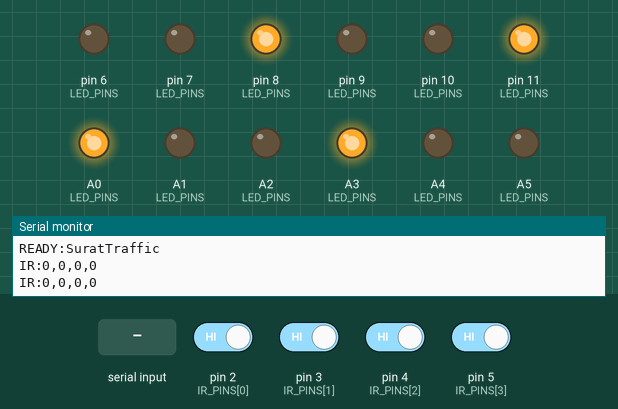
A sketch run on a simulated Arduino Uno, built with avr-gcc and run on an emulated ATmega328P. Parts: output pins drawn as LEDs (lit = HIGH), the last lines printed to the serial monitor. The inputs (shaded band) are chosen by the test bench; at power-on: pin 2 (IR_PINS[0]), pin 3 (IR_PINS[1]), pin 4 (IR_PINS[2]), pin 5 (IR_PINS[3]) HIGH.

Above: at 1.2 s.
1.3 s: "G:EW\n" received over Serial
At 1.7 s:
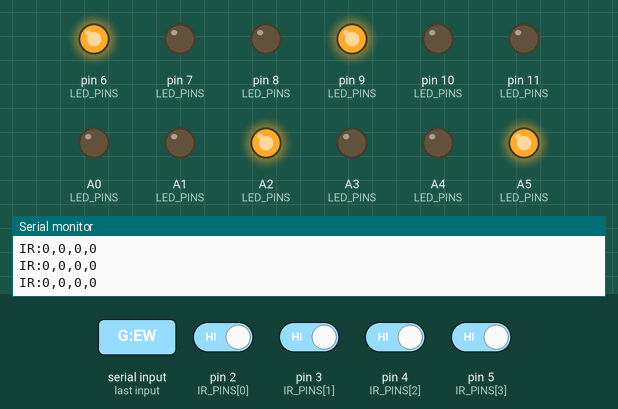
2.8 s: "Y:NS\n" received over Serial
At 4.0 s:
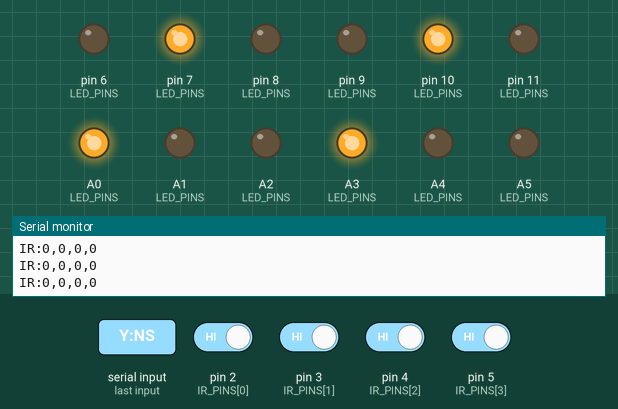
4.3 s: "Y:EW\n" received over Serial
At 5.2 s:
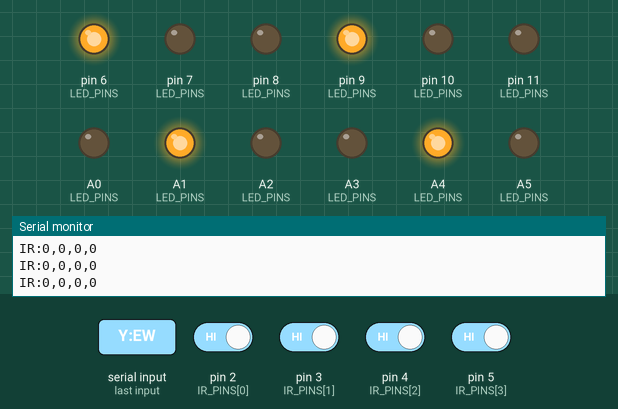
5.8 s: "G:NS\n" received over Serial
At 6.4 s:
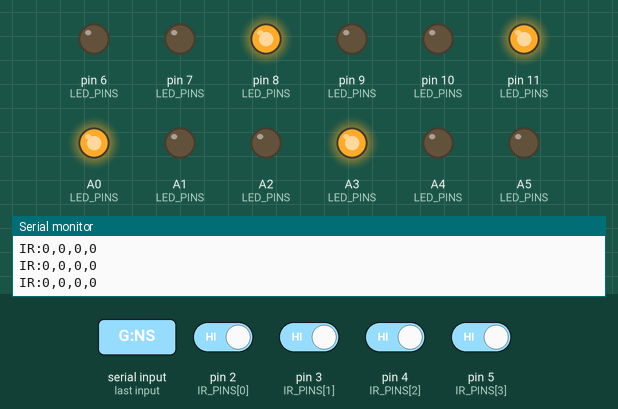
Timing chart, 0 to 8.3 s (numbered marks = the images above; inputs shaded):
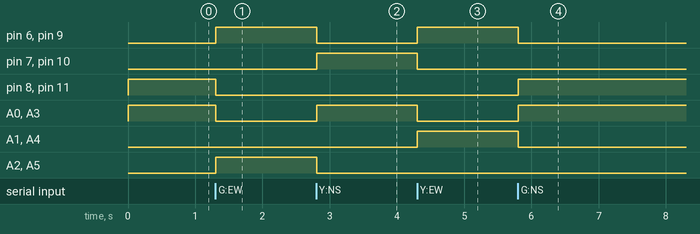

The sketch:

surat_traffic.ino
```cpp
/*
  surat_traffic.ino
  Arduino Uno — Smart Traffic Light Controller
  Hardware: 4 IR sensors + 4×3 LEDs (Red/Yellow/Green per direction)

  Wiring:
    IR Sensors (active LOW, output HIGH when no car, LOW when car detected):
      Sensor 0 (North) → D2
      Sensor 1 (South) → D3
      Sensor 2 (East)  → D4
      Sensor 3 (West)  → D5

    Traffic LEDs (one set per direction, simplified to 1 direction shown):
      North: Red→D6,  Yellow→D7,  Green→D8
      South: Red→D9,  Yellow→D10, Green→D11
      East:  Red→A0,  Yellow→A1,  Green→A2
      West:  Red→A3,  Yellow→A4,  Green→A5

  Protocol: Every 500ms, sends "IR:<n0>,<n1>,<n2>,<n3>\n" over Serial (9600 baud)
  where n = number of rising edges (cars counted) in last 500ms window.

  Also accepts commands from PC:
    "G:NS\n"  → set North-South green, East-West red
    "G:EW\n"  → set East-West green, North-South red
    "Y:NS\n"  → North-South yellow
    "Y:EW\n"  → East-West yellow
*/

// ── Pin Definitions ────────────────────────────────────────────────────────────
const int IR_PINS[4]    = {2, 3, 4, 5};  // N, S, E, W

// LED pins [direction][R=0, Y=1, G=2]
const int LED_PINS[4][3] = {
  {6,  7,  8 },   // North
  {9,  10, 11},   // South
  {A0, A1, A2},   // East
  {A3, A4, A5},   // West
};

// ── State ──────────────────────────────────────────────────────────────────────
int  carCount[4]      = {0, 0, 0, 0};
bool lastIR[4]        = {HIGH, HIGH, HIGH, HIGH};
unsigned long lastSend = 0;
String inputBuffer     = "";

// ── Setup ──────────────────────────────────────────────────────────────────────
void setup() {
  Serial.begin(9600);
  for (int i = 0; i < 4; i++) {
    pinMode(IR_PINS[i], INPUT_PULLUP);
    for (int j = 0; j < 3; j++) {
      pinMode(LED_PINS[i][j], OUTPUT);
      digitalWrite(LED_PINS[i][j], LOW);
    }
  }
  // Default: NS green, EW red
  setSignal(true);
  Serial.println("READY:SuratTraffic");
}

// ── Main Loop ──────────────────────────────────────────────────────────────────
void loop() {
  // Count cars via IR sensors
  for (int i = 0; i < 4; i++) {
    bool cur = digitalRead(IR_PINS[i]);
    if (lastIR[i] == HIGH && cur == LOW) {  // falling edge = car detected
      carCount[i]++;
    }
    lastIR[i] = cur;
  }

  // Send counts every 500ms
  if (millis() - lastSend >= 500) {
    Serial.print("IR:");
    for (int i = 0; i < 4; i++) {
      Serial.print(carCount[i]);
      if (i < 3) Serial.print(",");
      carCount[i] = 0;  // reset count
    }
    Serial.println();
    lastSend = millis();
  }

  // Receive commands from PC
  while (Serial.available()) {
    char c = Serial.read();
    if (c == '\n') {
      processCommand(inputBuffer);
      inputBuffer = "";
    } else {
      inputBuffer += c;
    }
  }
}

// ── Signal Control ─────────────────────────────────────────────────────────────
void setSignal(bool ns_green) {
  // NS = indices 0,1 ; EW = indices 2,3
  int nsVal = ns_green ? 2 : 0;   // 2=green pin, 0=red pin
  int ewVal = ns_green ? 0 : 2;

  for (int i = 0; i < 4; i++) {
    // Turn all off first
    for (int j = 0; j < 3; j++) digitalWrite(LED_PINS[i][j], LOW);
    // Light appropriate color
    int col = (i < 2) ? nsVal : ewVal;
    digitalWrite(LED_PINS[i][col], HIGH);
  }
}

void setYellow(bool ns_yellow) {
  int nsCol = ns_yellow ? 1 : 0;   // 1=yellow, 0=red
  int ewCol = ns_yellow ? 0 : 1;
  for (int i = 0; i < 4; i++) {
    for (int j = 0; j < 3; j++) digitalWrite(LED_PINS[i][j], LOW);
    int col = (i < 2) ? nsCol : ewCol;
    digitalWrite(LED_PINS[i][col], HIGH);
  }
}

void processCommand(String cmd) {
  cmd.trim();
  if      (cmd == "G:NS") setSignal(true);
  else if (cmd == "G:EW") setSignal(false);
  else if (cmd == "Y:NS") setYellow(true);
  else if (cmd == "Y:EW") setYellow(false);
}
```

Measured:
- after the input at 1.3 s, pin 6 (LED_PINS), pin 9 (LED_PINS), A2 (LED_PINS), A5 (LED_PINS): LOW → HIGH at once; pin 8 (LED_PINS), pin 11 (LED_PINS), A0 (LED_PINS), A3 (LED_PINS): HIGH → LOW at once
- after the input at 2.8 s, pin 6 (LED_PINS), pin 9 (LED_PINS), A2 (LED_PINS), A5 (LED_PINS): HIGH → LOW at once; pin 7 (LED_PINS), pin 10 (LED_PINS), A0 (LED_PINS), A3 (LED_PINS): LOW → HIGH at once
- after the input at 4.3 s, pin 6 (LED_PINS), pin 9 (LED_PINS), A1 (LED_PINS), A4 (LED_PINS): LOW → HIGH at once; pin 7 (LED_PINS), pin 10 (LED_PINS), A0 (LED_PINS), A3 (LED_PINS): HIGH → LOW at once
- after the input at 5.8 s, pin 6 (LED_PINS), pin 9 (LED_PINS), A1 (LED_PINS), A4 (LED_PINS): HIGH → LOW at once; pin 8 (LED_PINS), pin 11 (LED_PINS), A0 (LED_PINS), A3 (LED_PINS): LOW → HIGH at once
